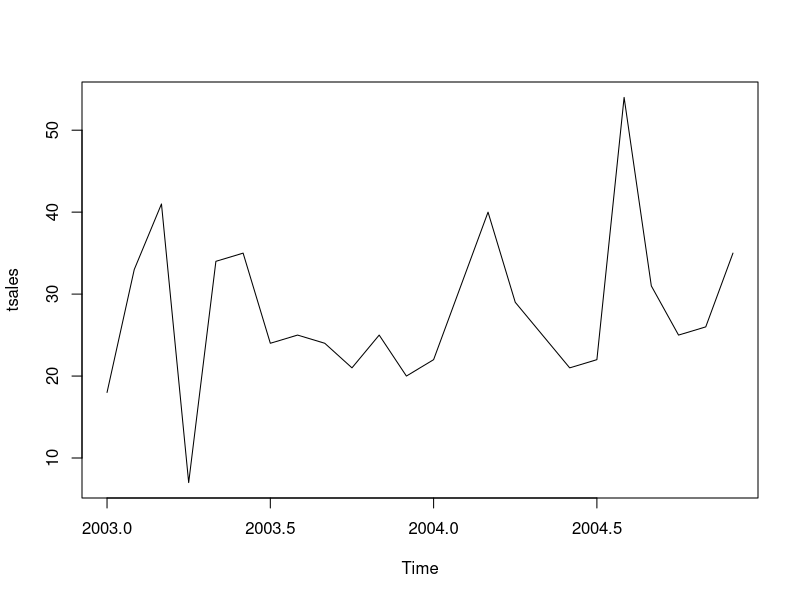
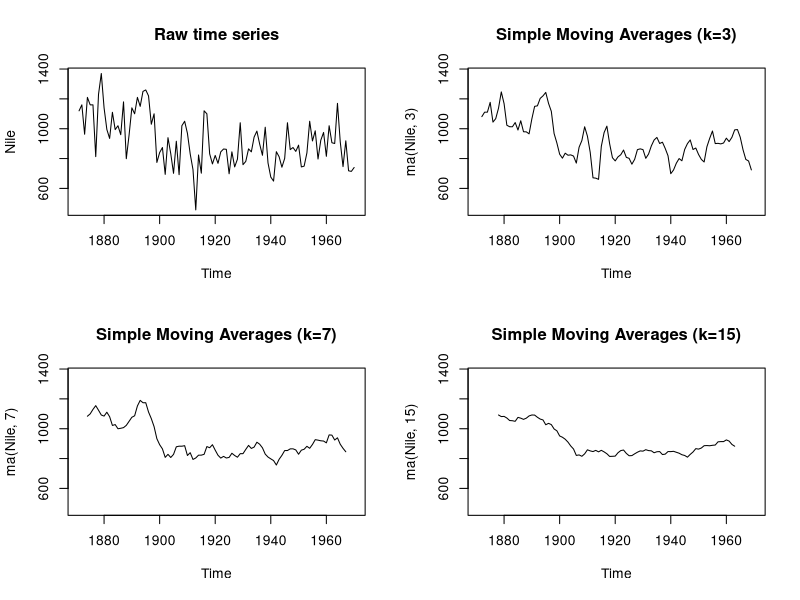
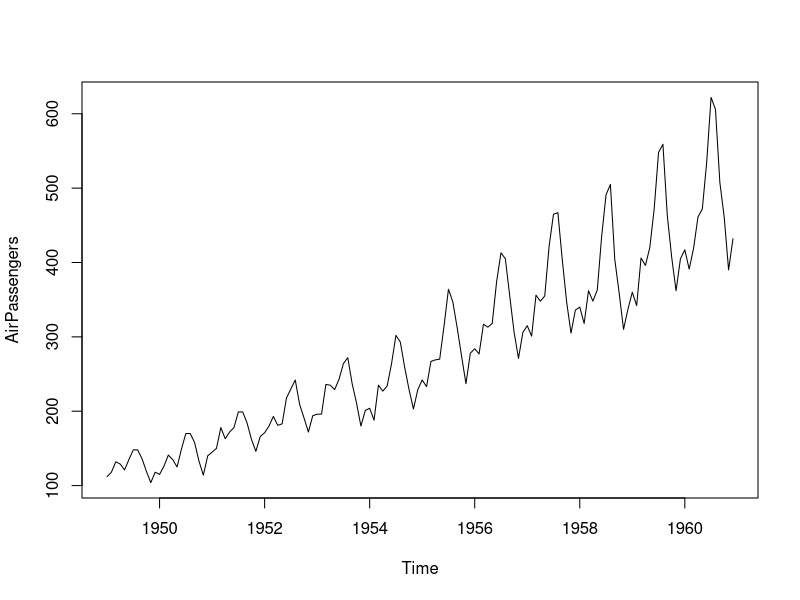
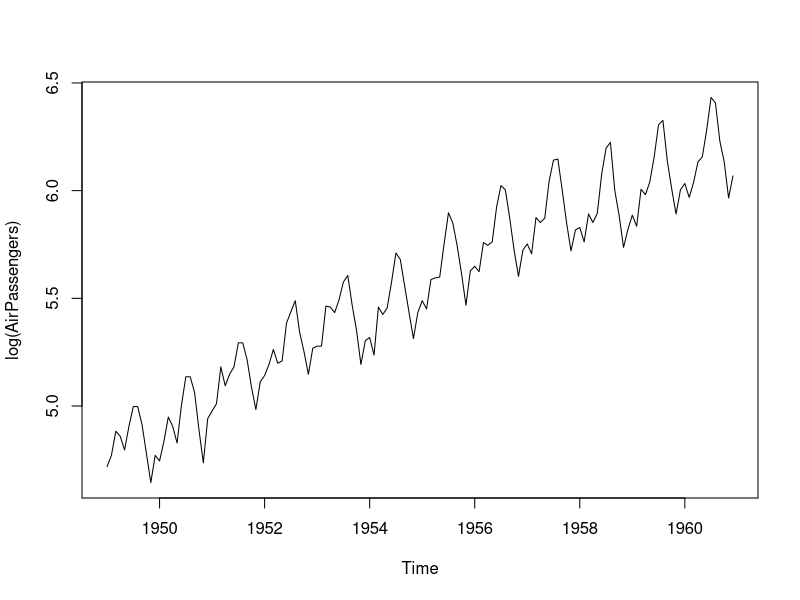
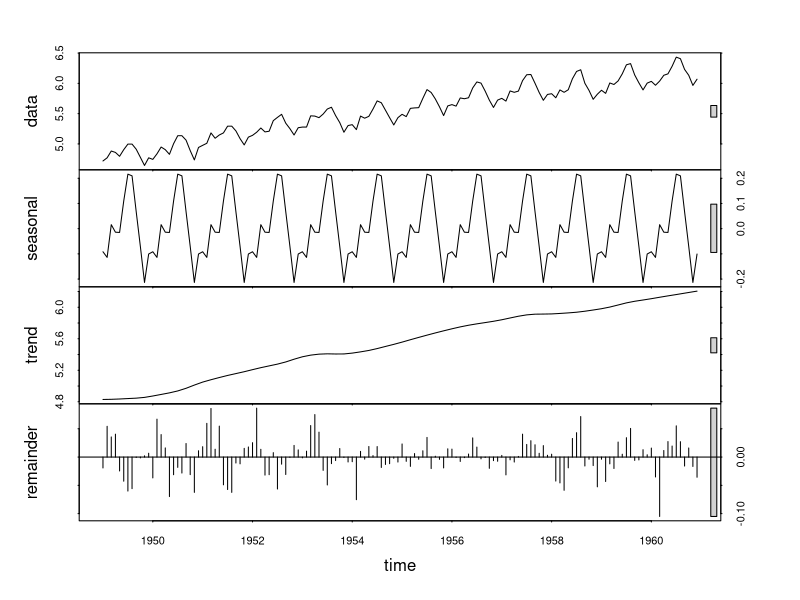
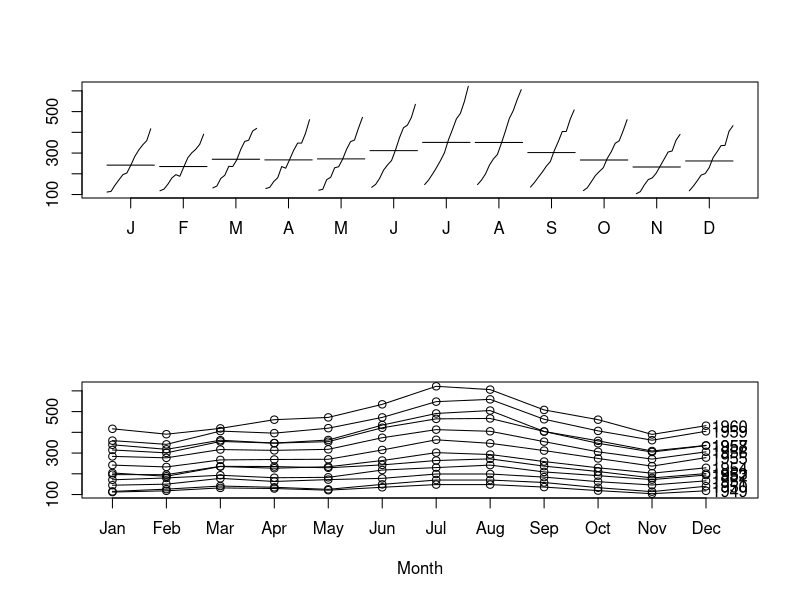
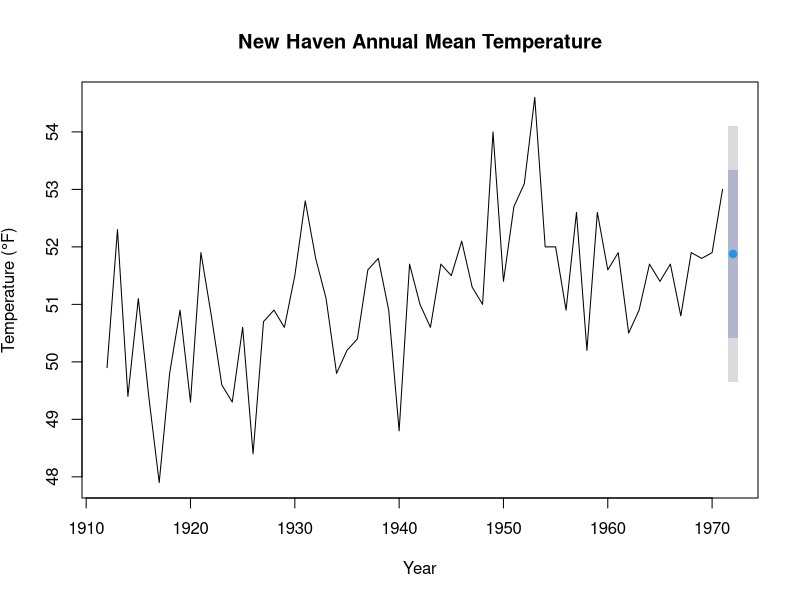
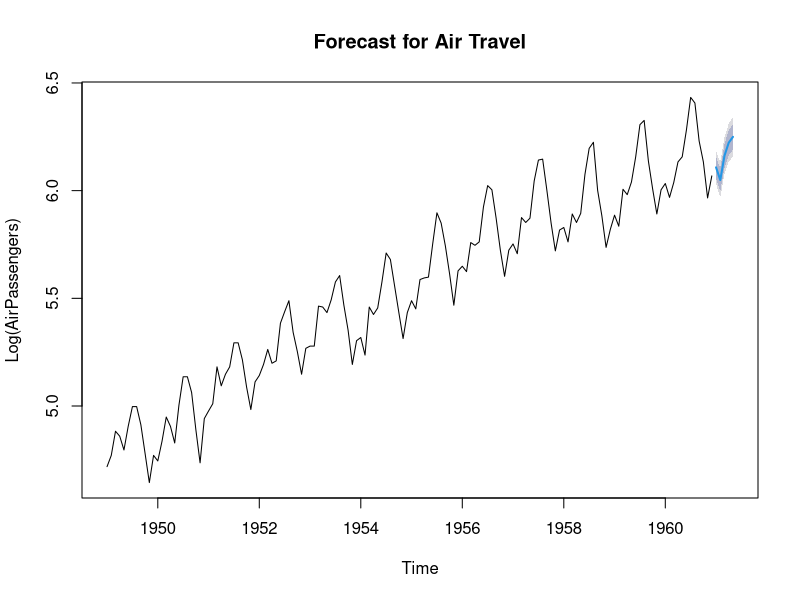

The R script that drew these images, in order:
## ---- chunk 1
sales <- c(18, 33, 41,  7, 34, 35, 24, 25, 24, 21, 25, 20,
           22, 31, 40, 29, 25, 21, 22, 54, 31, 25, 26, 35)
tsales <- ts(sales, start=c(2003, 1), frequency=12)
tsales
plot(tsales)
## ---- chunk 2
# Simple moving averages
library(forecast)
opar <- par(no.readonly=TRUE)
par(mfrow=c(2,2))
ylim <- c(min(Nile), max(Nile))
plot(Nile, main="Raw time series")
plot(ma(Nile, 3), main="Simple Moving Averages (k=3)", ylim=ylim)
plot(ma(Nile, 7), main="Simple Moving Averages (k=7)", ylim=ylim)
plot(ma(Nile, 15), main="Simple Moving Averages (k=15)", ylim=ylim)
par(opar)

## ---- chunk 3
# Listing 15.3 - Seasonal decomposition using slt()
plot(AirPassengers)
lAirPassengers <- log(AirPassengers)
plot(lAirPassengers, ylab="log(AirPassengers)")
fit <- stl(lAirPassengers, s.window="period")
plot(fit)
head(fit$time.series)
head(exp(fit$time.series))


## ---- chunk 4
par(mfrow=c(2,1))
library(forecast)
monthplot(AirPassengers, xlab="",  ylab="")
seasonplot(AirPassengers, year.labels="TRUE", main="")
par(opar)

## ---- chunk 5
# Simple exponential smoothing
library(forecast)
fit <- HoltWinters(nhtemp, beta=FALSE, gamma=FALSE)
fit

forecast(fit, 1)

plot(forecast(fit, 1), xlab="Year",
     ylab=expression(paste("Temperature (", degree*F,")",)),
     main="New Haven Annual Mean Temperature")

#accuracy(fit)


## ---- chunk 6
# Exponential smoothing with level, slope, and seasonal components
fit <- HoltWinters(log(AirPassengers))
fit

#accuracy(fit)

pred <- forecast(fit, 5)
pred
plot(pred, main="Forecast for Air Travel",
     ylab="Log(AirPassengers)", xlab="Time")
pred$mean <- exp(pred$mean)
pred$lower <- exp(pred$lower)
pred$upper <- exp(pred$upper)
p <- cbind(pred$mean, pred$lower, pred$upper)
dimnames(p)[[2]] <- c("mean", "Lo 80", "Lo 95", "Hi 80", "Hi 95")
p

## ---- chunk 7
# Automatic exponential forecasting with ets()
library(forecast)
fit <- ets(JohnsonJohnson)
fit
plot(forecast(fit), main="Johnson and Johnson Forecasts",
     ylab="Quarterly Earnings (Dollars)", xlab="Time")

## ---- chunk 8
# Transforming the time series and assessing stationarity
library(forecast)
library(tseries)
plot(Nile)
ndiffs(Nile)
dNile <- diff(Nile)
plot(dNile)
adf.test(dNile)


## ---- chunk 9
#  Fit an ARIMA model
fit <- arima(Nile, order=c(0,1,1))
fit
#accuracy(fit)


# Evaluating the model fit
qqnorm(fit$residuals)
qqline(fit$residuals)
Box.test(fit$residuals, type="Ljung-Box")


# Forecasting with an ARIMA model
forecast(fit, 3)
plot(forecast(fit, 3), xlab="Year", ylab="Annual Flow")


#  Automated ARIMA forecasting
library(forecast)
fit <- auto.arima(sunspots)
fit
forecast(fit, 3)
#accuracy(fit)
